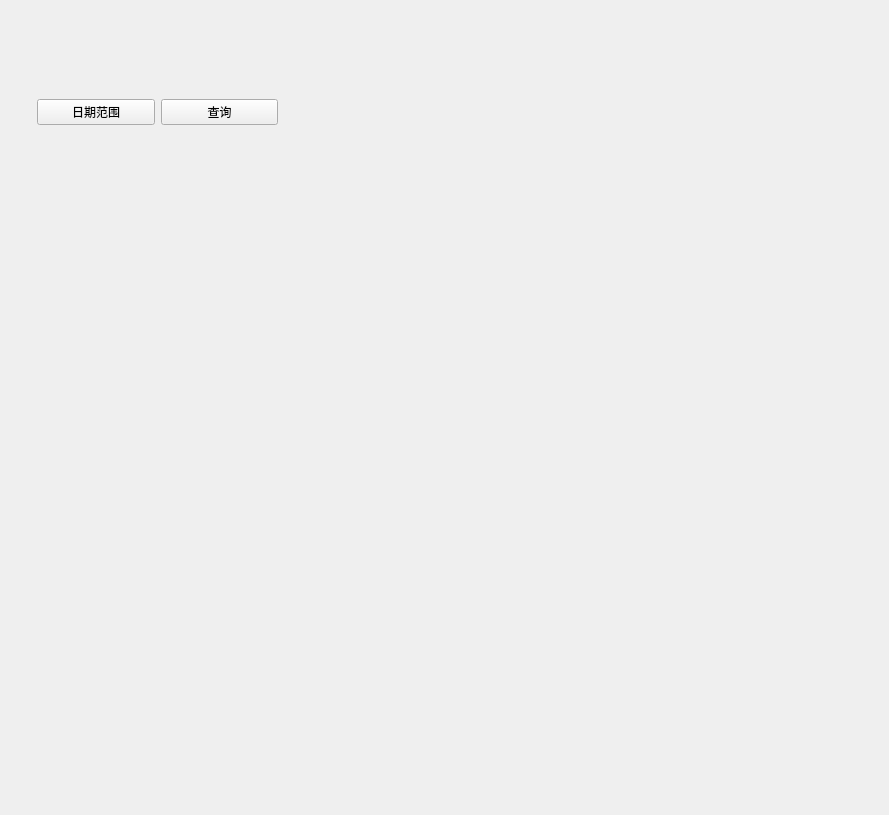
<?xml version="1.0" encoding="UTF-8"?>
<ui version="4.0">
 <class>Form</class>
 <widget class="QWidget" name="Form">
  <property name="geometry">
   <rect>
    <x>0</x>
    <y>0</y>
    <width>889</width>
    <height>815</height>
   </rect>
  </property>
  <property name="windowTitle">
   <string>Form</string>
  </property>
  <layout class="QVBoxLayout" name="verticalLayout_6">
   <item>
    <layout class="QVBoxLayout" name="verticalLayout_4">
     <property name="spacing">
      <number>16</number>
     </property>
     <property name="leftMargin">
      <number>16</number>
     </property>
     <property name="topMargin">
      <number>46</number>
     </property>
     <property name="rightMargin">
      <number>16</number>
     </property>
     <property name="bottomMargin">
      <number>16</number>
     </property>
     <item>
      <widget class="QWidget" name="widget" native="true">
       <widget class="QWidget" name="gridLayoutWidget">
        <property name="geometry">
         <rect>
          <x>10</x>
          <y>30</y>
          <width>241</width>
          <height>51</height>
         </rect>
        </property>
        <layout class="QGridLayout" name="gridLayout">
         <item row="0" column="0">
          <widget class="ComboBox" name="comboBox">
           <property name="text">
            <string>日期范围</string>
           </property>
          </widget>
         </item>
         <item row="0" column="1">
          <widget class="PushButton" name="select">
           <property name="text">
            <string>查询</string>
           </property>
          </widget>
         </item>
        </layout>
       </widget>
      </widget>
     </item>
     <item>
      <widget class="ScrollArea" name="ScrollArea">
       <property name="maximumSize">
        <size>
         <width>16777215</width>
         <height>618</height>
        </size>
       </property>
       <property name="styleSheet">
        <string notr="true">background-color: rgba(255, 255, 255, 0);</string>
       </property>
       <property name="frameShape">
        <enum>QFrame::NoFrame</enum>
       </property>
       <property name="widgetResizable">
        <bool>true</bool>
       </property>
       <widget class="QWidget" name="scrollAreaWidgetContents">
        <property name="geometry">
         <rect>
          <x>0</x>
          <y>0</y>
          <width>839</width>
          <height>618</height>
         </rect>
        </property>
        <property name="sizePolicy">
         <sizepolicy hsizetype="Preferred" vsizetype="Preferred">
          <horstretch>50</horstretch>
          <verstretch>0</verstretch>
         </sizepolicy>
        </property>
        <property name="minimumSize">
         <size>
          <width>700</width>
          <height>530</height>
         </size>
        </property>
        <property name="styleSheet">
         <string notr="true">background-color: rgba(255, 255, 255, 0);</string>
        </property>
        <widget class="TableWidget" name="tableView">
         <property name="geometry">
          <rect>
           <x>10</x>
           <y>0</y>
           <width>571</width>
           <height>601</height>
          </rect>
         </property>
        </widget>
       </widget>
      </widget>
     </item>
    </layout>
   </item>
  </layout>
 </widget>
 <customwidgets>
  <customwidget>
   <class>ComboBox</class>
   <extends>QPushButton</extends>
   <header location="global">qfluentwidgets</header>
  </customwidget>
  <customwidget>
   <class>ScrollArea</class>
   <extends>QScrollArea</extends>
   <header location="global">qfluentwidgets</header>
   <container>1</container>
  </customwidget>
  <customwidget>
   <class>PushButton</class>
   <extends>QPushButton</extends>
   <header location="global">qfluentwidgets</header>
  </customwidget>
  <customwidget>
   <class>TableWidget</class>
   <extends>QTableView</extends>
   <header location="global">qfluentwidgets</header>
  </customwidget>
 </customwidgets>
 <resources/>
 <connections/>
</ui>
